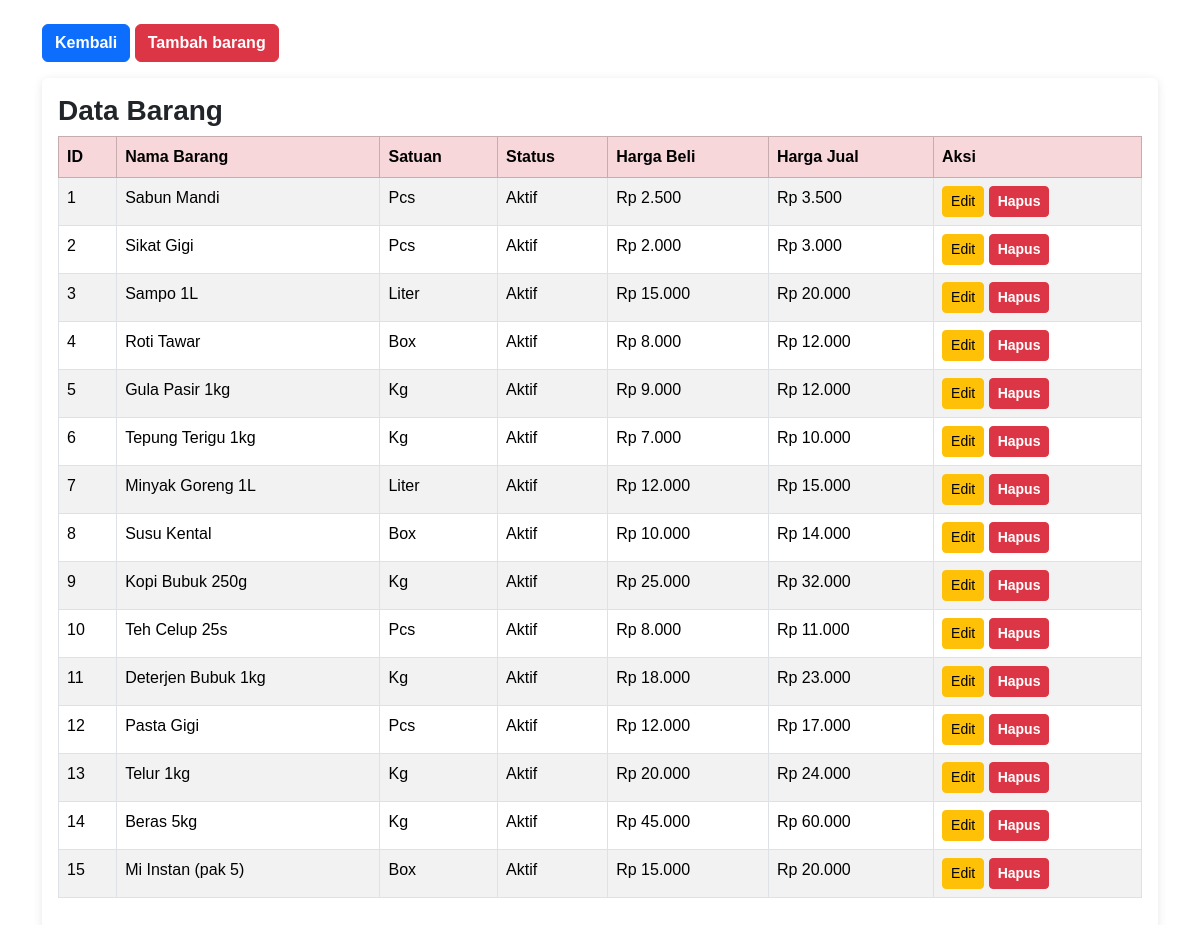
Page /master/barang.php (signed in) on the committed database.
### tables this page shows
CREATE TABLE barang (
  idbarang INT AUTO_INCREMENT PRIMARY KEY,
  jenis CHAR(1) NOT NULL,
  nama VARCHAR(150) NOT NULL,
  idsatuan INT,
  status TINYINT DEFAULT 1,
  harga_beli DECIMAL(12,2) DEFAULT 0,
  harga_jual DECIMAL(12,2) DEFAULT 0,
  FOREIGN KEY (idsatuan) REFERENCES satuan(idsatuan) ON DELETE SET NULL
);

CREATE TABLE satuan (
  idsatuan INT AUTO_INCREMENT PRIMARY KEY,
  nama_satuan VARCHAR(50) NOT NULL,
  status TINYINT DEFAULT 1
);

### master/barang.php (the view, shortened to what this page needs)
<?php
include '../config/koneksi.php';
?>
<!DOCTYPE html>
<html lang="id">
<head>
<link href="https://cdn.jsdelivr.net/npm/bootstrap@5.3.3/dist/css/bootstrap.min.css" rel="stylesheet">
</head>
<body>
<div class="container mt-4">
<a href="../dashboard(1).php" class="btn btn-primary mb-3">Kembali</a>
<a href="barang_tambah.php" class="btn btn-danger mb-3">Tambah barang</a>
    <div class="card p-3">
        <h3>Data Barang</h3>
        <table class="table table-bordered table-striped">
            <thead class="table-danger">
                <tr>
                    <th>ID</th>
                    <th>Nama Barang</th>
                    <th>Satuan</th>
                    <th>Status</th>
                    <th>Harga Beli</th>
                    <th>Harga Jual</th>
                    <th>Aksi</th>
                </tr>
            </thead>
            <tbody>
            <?php
            $q = mysqli_query($koneksi, "
                SELECT b.idbarang, b.nama, s.nama_satuan, b.status, b.harga_beli, b.harga_jual
                FROM barang b
                LEFT JOIN satuan s ON b.idsatuan = s.idsatuan
                ORDER BY b.idbarang ASC
            ");
            while($d = mysqli_fetch_assoc($q)){
                $status = $d['status'] == 1 ? 'Aktif' : 'Tidak Aktif';
                echo "<tr>
                        <td>{$d['idbarang']}</td>
                        <td>{$d['nama']}</td>
                        <td>{$d['nama_satuan']}</td>
                        <td>{$status}</td>
                        <td>Rp ".number_format($d['harga_beli'],0,',','.')."</td>
                        <td>Rp ".number_format($d['harga_jual'],0,',','.')."</td>
                        <td>
                            <a href='barang_edit.php?id={$d['idbarang']}' class='btn btn-sm btn-warning'>Edit</a>
                            <a href='barang_hapus.php?id={$d['idbarang']}' class='btn btn-sm btn-danger' onclick=\"return confirm('Yakin hapus barang ini?')\">Hapus</a>
                        </td>
                    </tr>";
            }
            ?>
            </tbody>
        </table>
    </div>
</div>
</body>
</html>

### master/barang.php (style rules this page uses)
body { background: #fff; font-family: 'Poppins', sans-serif; }
h3 { font-weight: bold; }
.card { border: none; box-shadow: 0 2px 10px rgba(0,0,0,0.1); }
.btn-primary, .btn-danger { font-weight: 600; }

### rows in the picture
barang: idbarang "1", nama "Sabun Mandi", idsatuan.nama_satuan "Pcs", status "Aktif", harga_beli "2.500", harga_jual "3.500"
barang: idbarang "2", nama "Sikat Gigi", idsatuan.nama_satuan "Pcs", status "Aktif", harga_beli "2.000", harga_jual "3.000"
barang: idbarang "3", nama "Sampo 1L", idsatuan.nama_satuan "Liter", status "Aktif", harga_beli "15.000", harga_jual "20.000"
barang: idbarang "4", nama "Roti Tawar", idsatuan.nama_satuan "Box", status "Aktif", harga_beli "8.000", harga_jual "12.000"
barang: idbarang "5", nama "Gula Pasir 1kg", idsatuan.nama_satuan "Kg", status "Aktif", harga_beli "9.000", harga_jual "12.000"
barang: idbarang "6", nama "Tepung Terigu 1kg", idsatuan.nama_satuan "Kg", status "Aktif", harga_beli "7.000", harga_jual "10.000"
barang: idbarang "7", nama "Minyak Goreng 1L", idsatuan.nama_satuan "Liter", status "Aktif", harga_beli "12.000", harga_jual "15.000"
barang: idbarang "8", nama "Susu Kental", idsatuan.nama_satuan "Box", status "Aktif", harga_beli "10.000", harga_jual "14.000"
barang: idbarang "9", nama "Kopi Bubuk 250g", idsatuan.nama_satuan "Kg", status "Aktif", harga_beli "25.000", harga_jual "32.000"
barang: idbarang "10", nama "Teh Celup 25s", idsatuan.nama_satuan "Pcs", status "Aktif", harga_beli "8.000", harga_jual "11.000"
barang: idbarang "11", nama "Deterjen Bubuk 1kg", idsatuan.nama_satuan "Kg", status "Aktif", harga_beli "18.000", harga_jual "23.000"
barang: idbarang "12", nama "Pasta Gigi", idsatuan.nama_satuan "Pcs", status "Aktif", harga_beli "12.000", harga_jual "17.000"
barang: idbarang "13", nama "Telur 1kg", idsatuan.nama_satuan "Kg", status "Aktif", harga_beli "20.000", harga_jual "24.000"
barang: idbarang "14", nama "Beras 5kg", idsatuan.nama_satuan "Kg", status "Aktif", harga_beli "45.000", harga_jual "60.000"
barang: idbarang "15", nama "Mi Instan (pak 5)", idsatuan.nama_satuan "Box", status "Aktif", harga_beli "15.000", harga_jual "20.000"
